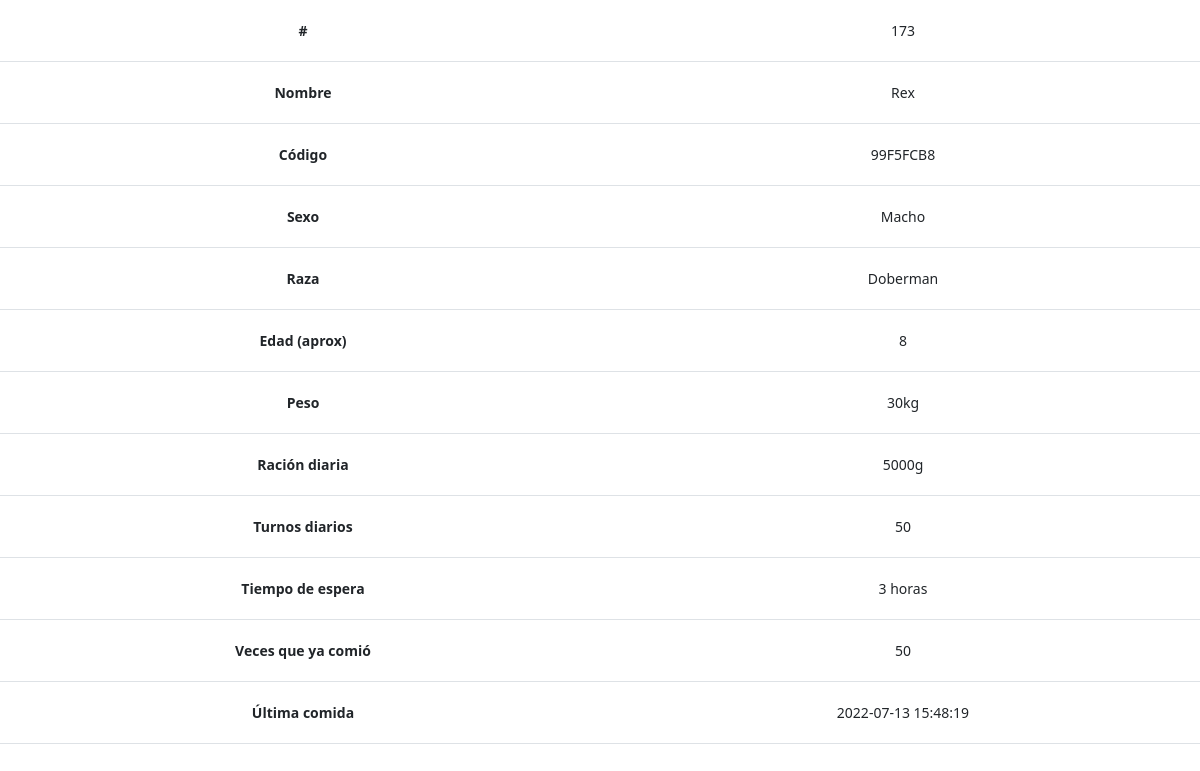
The page /verificado.php?id=99F5FCB8 (signed in) on the database as committed earlier.
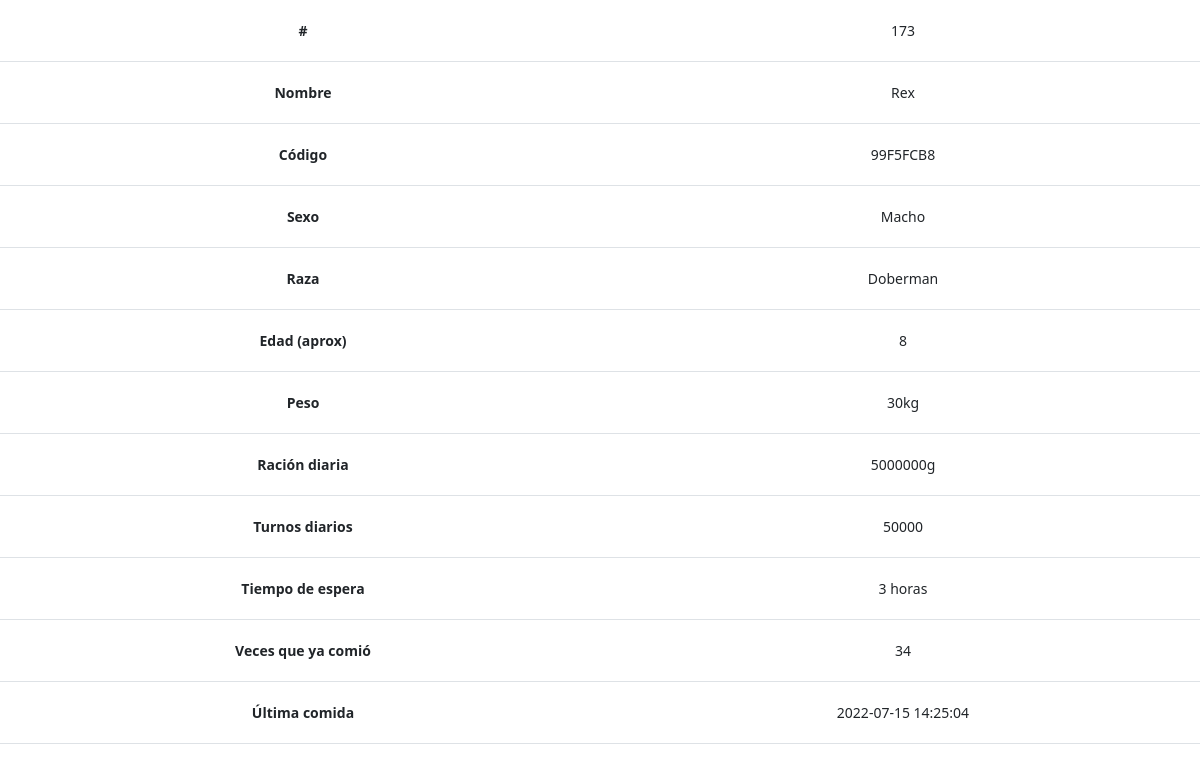
The same page on the database as committed later.
### tables this page shows
CREATE TABLE `perros` (
  `identificador` int(11) NOT NULL,
  `id` varchar(255) NOT NULL,
  `nombre` varchar(255) NOT NULL,
  `foto` varchar(255) NOT NULL,
  `sexo` enum('Macho','Hembra') NOT NULL,
  `raza` varchar(255) NOT NULL,
  `edad` int(11) NOT NULL,
  `peso` int(11) NOT NULL,
  `racion` int(11) NOT NULL,
  `turnos` int(11) NOT NULL,
  `cooldown` int(11) NOT NULL,
  `veces` varchar(255) NOT NULL,
  `ultimaEntrada` timestamp NOT NULL DEFAULT current_timestamp(),
  `ultimaSalida` timestamp NOT NULL DEFAULT current_timestamp(),
  `entro` tinyint(1) NOT NULL
);

### verificado.php (the view, shortened to what this page needs)
<?php
$id = null;
if (!empty($_GET['id'])) {
	$id = $_REQUEST['id'];
}
$pdo = Base::connect();
$pdo->setAttribute(PDO::ATTR_ERRMODE, PDO::ERRMODE_EXCEPTION);
$sql = "SELECT * FROM perros where id = ?";
$q = $pdo->prepare($sql);
$q->execute(array($id));
$datos = $q->fetch(PDO::FETCH_ASSOC);
?>
<!DOCTYPE html>
<html lang="es">
<html>
<head>
	<?php
	include 'comp/head.php';
	include 'comp/estilos.php';
	?>
</head>
<body>
	<table class="table tabla" id="datos-tabla" data-sorting="true">
		<tr>
			<td><b>#</b></td>
			<td><?php echo $datos['identificador']; ?></td>
		</tr>
		<tr>
			<td><b>Nombre</b></td>
			<td><?php echo $datos['nombre']; ?></td>
		</tr>
		<tr>
			<td><b>Código</b></td>
			<td><?php echo $datos['id']; ?></td>
		</tr>
		<tr>
			<td><b>Sexo</b></td>
			<td><?php echo $datos['sexo']; ?></td>
		</tr>
		<tr>
			<td><b>Raza</b></td>
			<td><?php echo $datos['raza']; ?></td>
		</tr>
		<tr>
			<td><b>Edad (aprox)</b></td>
			<td><?php echo $datos['edad']; ?> </td>
		</tr>
		<tr>
			<td><b>Peso</b></td>
			<td><?php echo $datos['peso']; ?>kg</td>
		</tr>
		<tr>
			<td><b>Ración diaria</b></td>
			<td><?php echo $datos['racion']; ?>g</td>
		</tr>
		<tr>
			<td><b>Turnos diarios</b></td>
			<td><?php echo $datos['turnos']; ?></td>
		</tr>
		<tr>
			<td><b>Tiempo de espera</b></td>
			<td><?php echo $datos['cooldown']; ?> horas</td>
		</tr>
		<tr>
			<td><b>Veces que ya comió</b></td>
			<td><?php echo $datos['veces']; ?></td>
		</tr>
		<tr>
			<td><b>Última comida</b></td>
			<td><?php echo $datos['ultimaEntrada']; ?></td>
		</tr>
	</table>
</body>
</html>

Rows that differ between the two databases and show on the page:
changed perros "Rex": racion "5000" → "5000000"; turnos "50" → "50000"; veces "50" → "34"; ultimaEntrada "2022-07-13 15:48:19" → "2022-07-15 14:25:04"
